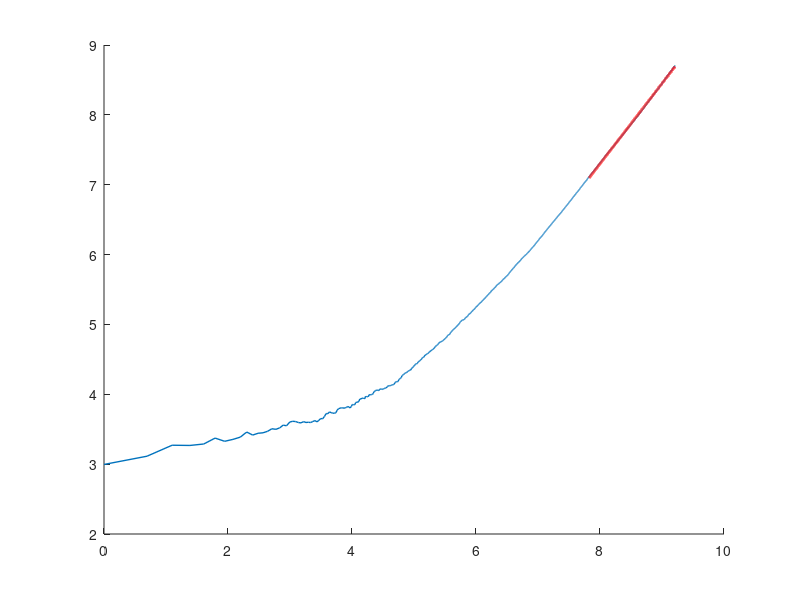

Here is the MATLAB script that generated this plot:
A = importdata('datasqr.txt', ' ');
hold on
plot(log(A(:,1)),log(A(:,2)), 'LineWidth', 1)
len = length(A(:,1));
rangestart = length(A(:,1)) / 4;
% plot(log(A(rangestart:len,1)),log(A(rangestart:len,2)), 'black')
x = log(A(rangestart:len,1));
y = log(A(rangestart:len,2));
P = polyfit(x, y, 1);
yfit = P(1) * x + P(2);
plot(x, yfit, 'r', 'LineWidth', 2)
disp(P(1))